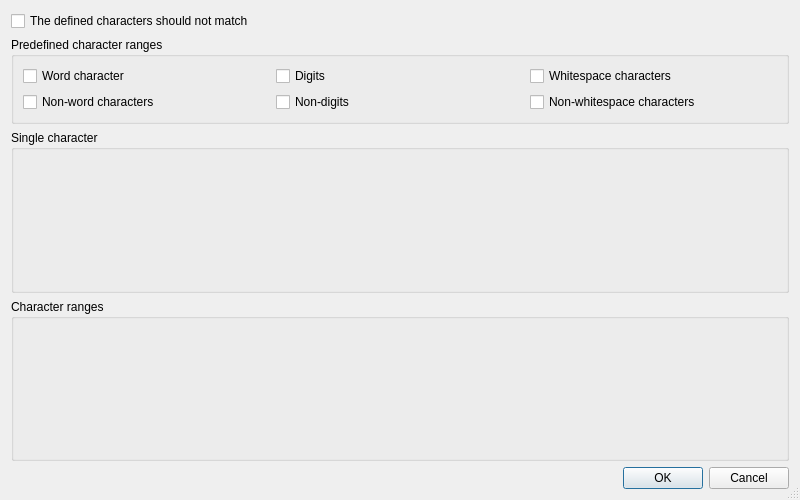
<ui version="4.0" >
 <class>PyRegExpWizardCharactersDialog</class>
 <widget class="QDialog" name="PyRegExpWizardCharactersDialog" >
  <property name="geometry" >
   <rect>
    <x>0</x>
    <y>0</y>
    <width>800</width>
    <height>500</height>
   </rect>
  </property>
  <property name="windowTitle" >
   <string>Editor for character sets</string>
  </property>
  <property name="sizeGripEnabled" >
   <bool>true</bool>
  </property>
  <layout class="QVBoxLayout" >
   <item>
    <widget class="QCheckBox" name="negativeCheckBox" >
     <property name="text" >
      <string>The defined characters should not match</string>
     </property>
    </widget>
   </item>
   <item>
    <widget class="QGroupBox" name="groupBox" >
     <property name="title" >
      <string>Predefined character ranges</string>
     </property>
     <layout class="QGridLayout" >
      <item row="1" column="2" >
       <widget class="QCheckBox" name="nonWhitespaceCheckBox" >
        <property name="text" >
         <string>Non-whitespace characters</string>
        </property>
       </widget>
      </item>
      <item row="1" column="1" >
       <widget class="QCheckBox" name="nonDigitsCheckBox" >
        <property name="text" >
         <string>Non-digits</string>
        </property>
       </widget>
      </item>
      <item row="0" column="2" >
       <widget class="QCheckBox" name="whitespaceCheckBox" >
        <property name="text" >
         <string>Whitespace characters</string>
        </property>
       </widget>
      </item>
      <item row="0" column="1" >
       <widget class="QCheckBox" name="digitsCheckBox" >
        <property name="text" >
         <string>Digits</string>
        </property>
       </widget>
      </item>
      <item row="1" column="0" >
       <widget class="QCheckBox" name="nonWordCharCheckBox" >
        <property name="text" >
         <string>Non-word characters</string>
        </property>
       </widget>
      </item>
      <item row="0" column="0" >
       <widget class="QCheckBox" name="wordCharCheckBox" >
        <property name="text" >
         <string>Word character</string>
        </property>
       </widget>
      </item>
     </layout>
    </widget>
   </item>
   <item>
    <widget class="QGroupBox" name="singlesBox" >
     <property name="sizePolicy" >
      <sizepolicy vsizetype="Expanding" hsizetype="Preferred" >
       <horstretch>0</horstretch>
       <verstretch>0</verstretch>
      </sizepolicy>
     </property>
     <property name="title" >
      <string>Single character</string>
     </property>
    </widget>
   </item>
   <item>
    <widget class="QGroupBox" name="rangesBox" >
     <property name="sizePolicy" >
      <sizepolicy vsizetype="Expanding" hsizetype="Preferred" >
       <horstretch>0</horstretch>
       <verstretch>0</verstretch>
      </sizepolicy>
     </property>
     <property name="title" >
      <string>Character ranges</string>
     </property>
    </widget>
   </item>
   <item>
    <widget class="QDialogButtonBox" name="buttonBox" >
     <property name="orientation" >
      <enum>Qt::Horizontal</enum>
     </property>
     <property name="standardButtons" >
      <set>QDialogButtonBox::Cancel|QDialogButtonBox::Ok</set>
     </property>
    </widget>
   </item>
  </layout>
 </widget>
 <pixmapfunction>qPixmapFromMimeSource</pixmapfunction>
 <tabstops>
  <tabstop>negativeCheckBox</tabstop>
  <tabstop>wordCharCheckBox</tabstop>
  <tabstop>nonWordCharCheckBox</tabstop>
  <tabstop>digitsCheckBox</tabstop>
  <tabstop>nonDigitsCheckBox</tabstop>
  <tabstop>whitespaceCheckBox</tabstop>
  <tabstop>nonWhitespaceCheckBox</tabstop>
 </tabstops>
 <resources/>
 <connections>
  <connection>
   <sender>buttonBox</sender>
   <signal>accepted()</signal>
   <receiver>PyRegExpWizardCharactersDialog</receiver>
   <slot>accept()</slot>
   <hints>
    <hint type="sourcelabel" >
     <x>157</x>
     <y>476</y>
    </hint>
    <hint type="destinationlabel" >
     <x>157</x>
     <y>498</y>
    </hint>
   </hints>
  </connection>
  <connection>
   <sender>buttonBox</sender>
   <signal>rejected()</signal>
   <receiver>PyRegExpWizardCharactersDialog</receiver>
   <slot>reject()</slot>
   <hints>
    <hint type="sourcelabel" >
     <x>269</x>
     <y>477</y>
    </hint>
    <hint type="destinationlabel" >
     <x>269</x>
     <y>499</y>
    </hint>
   </hints>
  </connection>
 </connections>
</ui>
